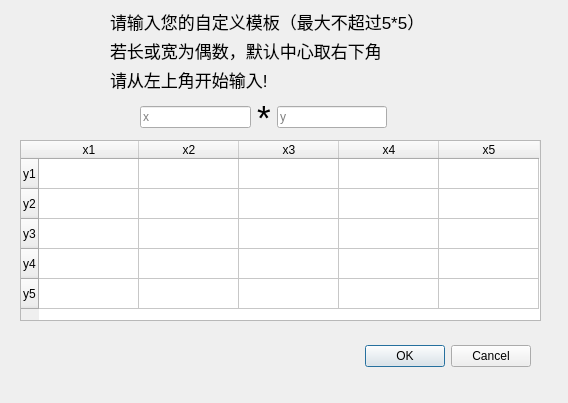
<?xml version="1.0" encoding="UTF-8"?>
<ui version="4.0">
 <class>imageSharpenMode</class>
 <widget class="QDialog" name="imageSharpenMode">
  <property name="geometry">
   <rect>
    <x>0</x>
    <y>0</y>
    <width>568</width>
    <height>403</height>
   </rect>
  </property>
  <property name="windowTitle">
   <string>Dialog</string>
  </property>
  <widget class="QDialogButtonBox" name="buttonBox">
   <property name="geometry">
    <rect>
     <x>190</x>
     <y>340</y>
     <width>341</width>
     <height>32</height>
    </rect>
   </property>
   <property name="orientation">
    <enum>Qt::Horizontal</enum>
   </property>
   <property name="standardButtons">
    <set>QDialogButtonBox::Cancel|QDialogButtonBox::Ok</set>
   </property>
  </widget>
  <widget class="QTableWidget" name="tableWidget">
   <property name="geometry">
    <rect>
     <x>20</x>
     <y>140</y>
     <width>521</width>
     <height>181</height>
    </rect>
   </property>
   <row>
    <property name="text">
     <string>y1</string>
    </property>
   </row>
   <row>
    <property name="text">
     <string>y2</string>
    </property>
   </row>
   <row>
    <property name="text">
     <string>y3</string>
    </property>
   </row>
   <row>
    <property name="text">
     <string>y4</string>
    </property>
   </row>
   <row>
    <property name="text">
     <string>y5</string>
    </property>
   </row>
   <column>
    <property name="text">
     <string>x1</string>
    </property>
   </column>
   <column>
    <property name="text">
     <string>x2</string>
    </property>
   </column>
   <column>
    <property name="text">
     <string>x3</string>
    </property>
   </column>
   <column>
    <property name="text">
     <string>x4</string>
    </property>
   </column>
   <column>
    <property name="text">
     <string>x5</string>
    </property>
   </column>
  </widget>
  <widget class="QWidget" name="layoutWidget">
   <property name="geometry">
    <rect>
     <x>140</x>
     <y>90</y>
     <width>247</width>
     <height>55</height>
    </rect>
   </property>
   <layout class="QHBoxLayout" name="horizontalLayout">
    <item>
     <widget class="QLineEdit" name="x">
      <property name="placeholderText">
       <string>x</string>
      </property>
     </widget>
    </item>
    <item>
     <widget class="QLabel" name="label_2">
      <property name="font">
       <font>
        <pointsize>26</pointsize>
       </font>
      </property>
      <property name="text">
       <string>*</string>
      </property>
     </widget>
    </item>
    <item>
     <widget class="QLineEdit" name="y">
      <property name="placeholderText">
       <string>y</string>
      </property>
     </widget>
    </item>
   </layout>
  </widget>
  <widget class="QWidget" name="">
   <property name="geometry">
    <rect>
     <x>110</x>
     <y>10</y>
     <width>331</width>
     <height>81</height>
    </rect>
   </property>
   <layout class="QVBoxLayout" name="verticalLayout">
    <item>
     <widget class="QLabel" name="label">
      <property name="font">
       <font>
        <pointsize>13</pointsize>
       </font>
      </property>
      <property name="text">
       <string>请输入您的自定义模板（最大不超过5*5）</string>
      </property>
     </widget>
    </item>
    <item>
     <widget class="QLabel" name="label_3">
      <property name="font">
       <font>
        <pointsize>13</pointsize>
       </font>
      </property>
      <property name="text">
       <string>若长或宽为偶数，默认中心取右下角</string>
      </property>
     </widget>
    </item>
    <item>
     <widget class="QLabel" name="label_4">
      <property name="font">
       <font>
        <pointsize>13</pointsize>
       </font>
      </property>
      <property name="text">
       <string>请从左上角开始输入!</string>
      </property>
     </widget>
    </item>
   </layout>
  </widget>
 </widget>
 <resources/>
 <connections>
  <connection>
   <sender>buttonBox</sender>
   <signal>accepted()</signal>
   <receiver>imageSharpenMode</receiver>
   <slot>accept()</slot>
   <hints>
    <hint type="sourcelabel">
     <x>248</x>
     <y>254</y>
    </hint>
    <hint type="destinationlabel">
     <x>157</x>
     <y>274</y>
    </hint>
   </hints>
  </connection>
  <connection>
   <sender>buttonBox</sender>
   <signal>rejected()</signal>
   <receiver>imageSharpenMode</receiver>
   <slot>reject()</slot>
   <hints>
    <hint type="sourcelabel">
     <x>316</x>
     <y>260</y>
    </hint>
    <hint type="destinationlabel">
     <x>286</x>
     <y>274</y>
    </hint>
   </hints>
  </connection>
 </connections>
</ui>
